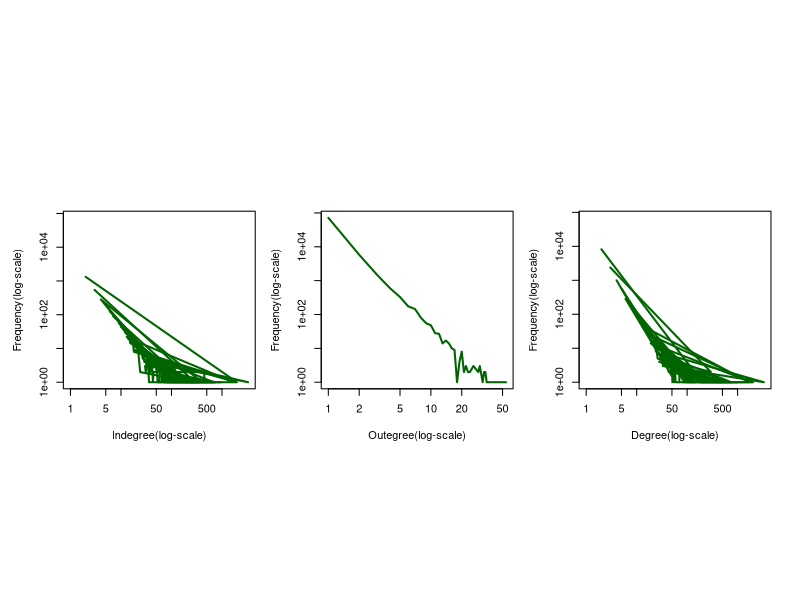

R code for this plot:
list.files()
data_pagerank_degree = read.csv(file = "pagerank_degree.csv",header = TRUE)
#data_degree= data_pagerank_degree[,c(1,5)] 
#data_indegree= data_pagerank_degree[,c(1,3)] 
#data_outdegree= data_pagerank_degree[,c(1,4)] 

data_degree <- with(data_pagerank_degree,table(degree))
data_indegree <- with(data_pagerank_degree,table(indegree))
data_outdegree <- with(data_pagerank_degree,table(outdegree))

pdf(file = "image_distribution_degree.pdf")
opar <- par(no.readonly = TRUE) 
par(mfrow = c(1,3))   #,mar=c(1,3.8,1,3.8),oma=c(2,2,2,2)   ,pin=c(1.33,2)

#par(pin=c(1,1))
par(mar=c(4,3.8,4,1.2),oma=c(12,1,12,1))

plot(as.numeric(names(data_indegree)),as.numeric(data_indegree),xlab="Indegree(log-scale)",ylab="Frequency(log-scale)",type="l",log="xy",lwd=2,col="dark green")

plot(as.numeric(names(data_outdegree)),as.numeric(data_outdegree),xlab="Outegree(log-scale)",ylab="Frequency(log-scale)",type="l",log="xy",lwd=2,col="dark green")

plot(as.numeric(names(data_degree)),as.numeric(data_degree),xlab="Degree(log-scale)",ylab="Frequency(log-scale)",type="l",log="xy",lwd=2,col="dark green")

par(opar)
dev.off()
